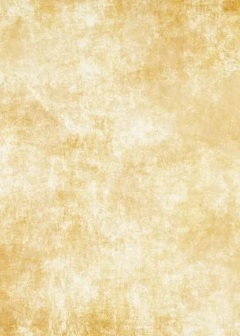
#> input picture assets/c.jpg, 240 x 336 px
$ python scaled_generation.py
#> lines starting #> are read from the running program, lines starting #| are printed output that depends on the picture
### image_utils.py
#!/usr/bin/env python
# coding: utf-8

# Copyright 2011 Álvaro Justen [alvarojusten at gmail dot com]
# License: GPL <http://www.gnu.org/copyleft/gpl.html>

from PIL import Image, ImageDraw, ImageFont


class ImageText(object):
    def __init__(self, filename_or_size, mode='RGBA', background=(0, 0, 0, 0),
                 encoding='utf8', maximum_font_size=12):
        if isinstance(filename_or_size, str):
            self.filename = filename_or_size
            self.image = Image.open(self.filename)
            self.initial_image = Image.open(self.filename)
            self.size = self.image.size
        elif isinstance(filename_or_size, (list, tuple)):
            self.size = filename_or_size
            self.image = Image.new(mode, self.size, color=background)
            self.initial_image = Image.new(mode, self.size, color=background)
            self.filename = None
        self.draw = ImageDraw.Draw(self.image)
        self.encoding = encoding
        self.maximum_font_size = maximum_font_size

    def reset_image(self):
        self.image = self.initial_image
        self.draw = ImageDraw.Draw(self.image)

    def save(self, filename=None):
        self.image.save(filename or self.filename)

    def get_image(self):
        return self.image

    def get_font_size(self, text, font, max_width=None, max_height=None):
        if max_width is None and max_height is None:
            raise ValueError('You need to pass max_width or max_height')
        font_size = 1
        text_size = self.get_text_size(font, font_size, text)
        if (max_width is not None and text_size[0] > max_width) or \
                (max_height is not None and text_size[1] > max_height):
            raise ValueError("Text can't be filled in only (%dpx, %dpx)" % \
                             text_size)
        while True:
            if (max_width is not None and text_size[0] >= max_width) or \
                    (max_height is not None and text_size[1] >= max_height):
                return font_size - 1
            font_size += 1
            text_size = self.get_text_size(font, font_size, text)

    def write_text(self, xy, text, font_filename, font_size=11,
                   color=(0, 0, 0), max_width=None, max_height=None):
        x, y = xy
        if isinstance(text, str):
            try:
                text = text.decode(self.encoding)
            except Exception as e:
                pass
        if font_size == 'fill' and \
                (max_width is not None or max_height is not None):
            font_size = self.get_font_size(text, font_filename, max_width,
                                           max_height)
        text_size = self.get_text_size(font_filename, font_size, text)
        if font_size>self.maximum_font_size:
            font_size=self.maximum_font_size
        font = ImageFont.truetype(font_filename, font_size)
        if x == 'center':
            x = (self.size[0] - text_size[0]) / 2
        if y == 'center':
            y = (self.size[1] - text_size[1]) / 2
        self.draw.text((x, y), text, font=font, fill=color, anchor="mm")
        return text_size

    def get_text_size(self, font_filename, font_size, text):
        font = ImageFont.truetype(font_filename, font_size)
        return font.getsize(text)

    def fill_text_box(self, xy, text, box_width, box_height, font_filename,
                      start_font_size=1, color=(0, 0, 0), place='left',
                      justify_last_line=False):
        font_size = start_font_size
        while True:
            width, height, box_width = self.write_text_box(xy, text, box_width,
                                                           font_filename, font_size, color, place)

            if (width >= box_width) or (height >= box_height):
                font_size -= 1
                self.reset_image()
                self.write_text_box(xy, text, box_width,
                                    font_filename, font_size, color, place)
                break

            font_size += 1

        return (box_width, box_height)

    def write_text_box(self, xy, text, box_width, font_filename,
                       font_size=11, color=(0, 0, 0), place='left',
                       justify_last_line=False):
        x, y = xy

        lines = []
        line = []
        words = text.split()
        for word in words:
            new_line = ' '.join(line + [word])
            size = self.get_text_size(font_filename, font_size, new_line)
            text_height = size[1]
            if size[0] <= box_width:
                line.append(word)
            else:
                lines.append(line)
                line = [word]
        if line:
            lines.append(line)
        lines = [' '.join(line) for line in lines if line]

        height = y
        for index, line in enumerate(lines):
            if place == 'left':
                total_size = self.get_text_size(font_filename, font_size, line)
                self.write_text((x, height), line, font_filename, font_size,
                                color)
            elif place == 'right':
                total_size = self.get_text_size(font_filename, font_size, line)
                x_left = x + box_width - total_size[0]
                self.write_text((x_left, height), line, font_filename,
                                font_size, color)
            elif place == 'center':
                total_size = self.get_text_size(font_filename, font_size, line)
                x_left = int(x + ((box_width - total_size[0]) / 2))
                self.write_text((x_left, height), line, font_filename,
                                font_size, color)
            elif place == 'justify':
                words = line.split()
                if (index == len(lines) - 1 and not justify_last_line) or \
                        len(words) == 1:
                    self.write_text((x, height), line, font_filename, font_size,
                                    color)
                    continue
                line_without_spaces = ''.join(words)
                total_size = self.get_text_size(font_filename, font_size,
                                                line_without_spaces)
                space_width = (box_width - total_size[0]) / (len(words) - 1.0)
                start_x = x
                for word in words[:-1]:
                    self.write_text((start_x, height), word, font_filename,
                                    font_size, color)
                    word_size = self.get_text_size(font_filename, font_size,
                                                   word)
                    start_x += word_size[0] + space_width
                last_word_size = self.get_text_size(font_filename, font_size,
                                                    words[-1])
                last_word_x = x + box_width - last_word_size[0]
                self.write_text((last_word_x, height), words[-1], font_filename,
                                font_size, color)
            height += text_height
        return (total_size[0], height - y, box_width)

### scaled_generation.py
from PIL import Image, ImageDraw, ImageFont
import os

from image_utils import ImageText


def text_on_img(filename='01.png', text="Hello", size=12):
    "Draw a text on an Image, saves it, show it"
#> called with filename = '01.png', text = 'Text', size = 52


    neutralColorA = (66, 66, 66)

    x_mid = 240 / 2

    info_start = 5
    info_end = 24
    name_start = 25
    name_end = 49
    instant_start = 185
    instant_end = 257
    instant_mid = instant_start + (instant_end - instant_start) / 2
    instant_third = instant_start + (instant_end - instant_start) / 3
    instant_two_third = instant_start + 2 * (instant_end - instant_start) / 3
    epoch_start = 258
    epoch_end = 331
    epoch_mid = epoch_start + (epoch_end - epoch_start) / 2
    epoch_third = epoch_start + (epoch_end - epoch_start) / 3
    epoch_two_third = epoch_start + 2 * (epoch_end - epoch_start) / 3


    ORIGINAL_WIDTH = 240
    ORIGINAL_HEIGHT = 336
    UP_SCALE_FACTOR = 7

    font = ImageFont.truetype("WernickeSchwabacher.ttf", 16*UP_SCALE_FACTOR)
    font_main = ImageFont.truetype('arial.ttf', 12*UP_SCALE_FACTOR)
    font = ImageFont.truetype('arial.ttf', 10*UP_SCALE_FACTOR)
    font_name = 'arial.ttf'

    # create image
    # image = Image.new(mode = "RGB", size = (240,336), color = "white")
    image = Image.open(r"assets/c.jpg")
#> image is the input picture: PIL image 240x336 RGB; mean R, G, B 236.9, 218.6, 171.5

    image = Image.new("RGB", (ORIGINAL_WIDTH*UP_SCALE_FACTOR, ORIGINAL_HEIGHT*UP_SCALE_FACTOR), "white")
#> image: PIL image 1680x2352 RGB; every value is 255

    draw = ImageDraw.Draw(image)
    # draw text
    draw.text((10*UP_SCALE_FACTOR, 8*UP_SCALE_FACTOR), "Level 2-3", font=font, fill=neutralColorA)
    draw.line(xy=[(60*UP_SCALE_FACTOR, 0), (60*UP_SCALE_FACTOR, 25*UP_SCALE_FACTOR)], fill=neutralColorA, width=1*UP_SCALE_FACTOR)
    draw.text((65*UP_SCALE_FACTOR, 8*UP_SCALE_FACTOR), "Person | <Goblin>", font=font, fill=neutralColorA)
    draw.text((10*UP_SCALE_FACTOR, 33*UP_SCALE_FACTOR), "Goblin-Journalist: Verleumdung", font=font_main, fill=neutralColorA)

    draw.line(xy=[(0, 0), (image.width, 0), (image.width, image.height), (0, image.height), (0, 0)], fill=neutralColorA,
              width=10*UP_SCALE_FACTOR)
    draw.line(xy=[(0, 25*UP_SCALE_FACTOR), (image.width, 25*UP_SCALE_FACTOR)], fill=neutralColorA, width=1*UP_SCALE_FACTOR)
    draw.line(xy=[(0, 50*UP_SCALE_FACTOR), (image.width, 50*UP_SCALE_FACTOR)], fill=neutralColorA, width=1*UP_SCALE_FACTOR)
    draw.line(xy=[(0, 185*UP_SCALE_FACTOR), (image.width, 185*UP_SCALE_FACTOR)], fill=neutralColorA, width=1*UP_SCALE_FACTOR)
    draw.line(xy=[(0, 258*UP_SCALE_FACTOR), (image.width, 258*UP_SCALE_FACTOR)], fill=neutralColorA, width=1*UP_SCALE_FACTOR)


    # ADD NEW LAYER OF TEXT
    img2 = ImageText((240*UP_SCALE_FACTOR, 336*UP_SCALE_FACTOR), mode="RGBA", background=(0, 0, 0, 30), maximum_font_size=30*UP_SCALE_FACTOR)
    img2.image.convert("PA")
    img2.fill_text_box((120*UP_SCALE_FACTOR-1, epoch_mid*UP_SCALE_FACTOR-1), "asf asf  sadf as sdf fh fdjdfg khgjlghj lll hjjj jjjjjjjjjjf gh  jff gjf f gjfhd fa dfs ad fds d f  fffffffffffs  asdjsd", box_width=200*UP_SCALE_FACTOR, box_height=20*UP_SCALE_FACTOR, font_filename=font_name)
    img2.write_text((120*UP_SCALE_FACTOR, 100*UP_SCALE_FACTOR), 'test fsfa  fdsffffffffffffffffffffff as         sadf adfasd ill', font_filename=font_name,
                   font_size='fill', max_width=200*UP_SCALE_FACTOR, max_height=20*UP_SCALE_FACTOR, color=neutralColorA)
    overlay = img2.image
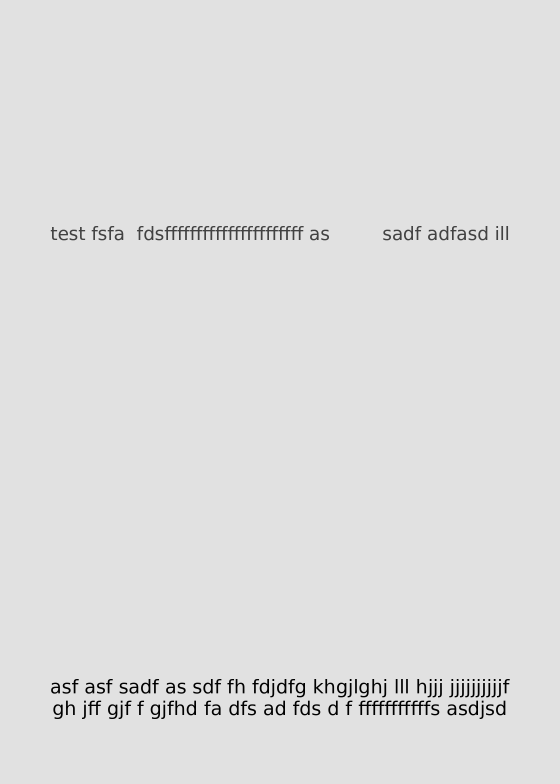
#> overlay: PIL image 1680x2352 RGBA (shown at 1/3 size); mean R, G, B, A 0.3, 0.3, 0.3, 32.8; transparent parts drawn white
    overlay.convert("RGBA")
    image = image.convert("RGBA")
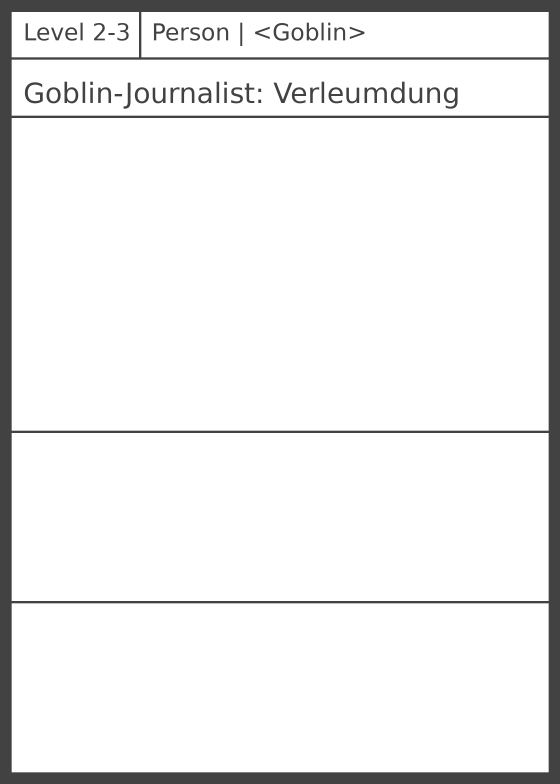
#> image: PIL image 1680x2352 RGBA (shown at 1/3 size); mean R, G, B, A 237.9, 237.9, 237.9, 255
    image = Image.alpha_composite(image, overlay)
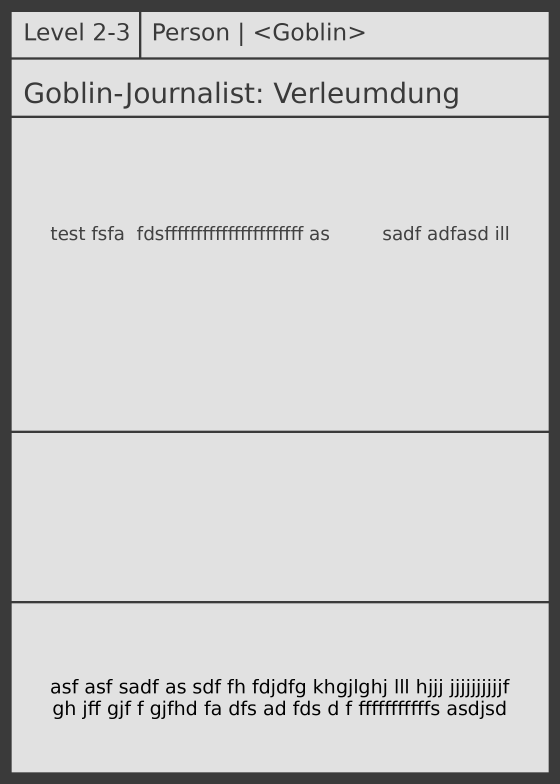
#> image: PIL image 1680x2352 RGBA (shown at 1/3 size); mean R, G, B, A 207.4, 207.4, 207.4, 255
    image = image.convert("RGB")
#> image: PIL image 1680x2352 RGB

    image = image.resize((ORIGINAL_WIDTH, ORIGINAL_HEIGHT), resample=Image.Resampling.LANCZOS) # antialias?
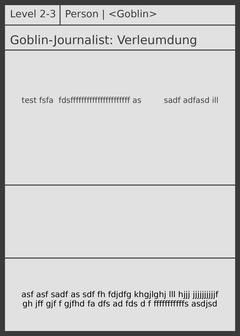
#> image: PIL image 240x336 RGB; min 16, max 255, mean 207.4
    print(image.size)
#| (240, 336)
    # save file
    image.save(filename)
    # show file
    os.system(filename)

text_on_img(text="Text", size=52)
